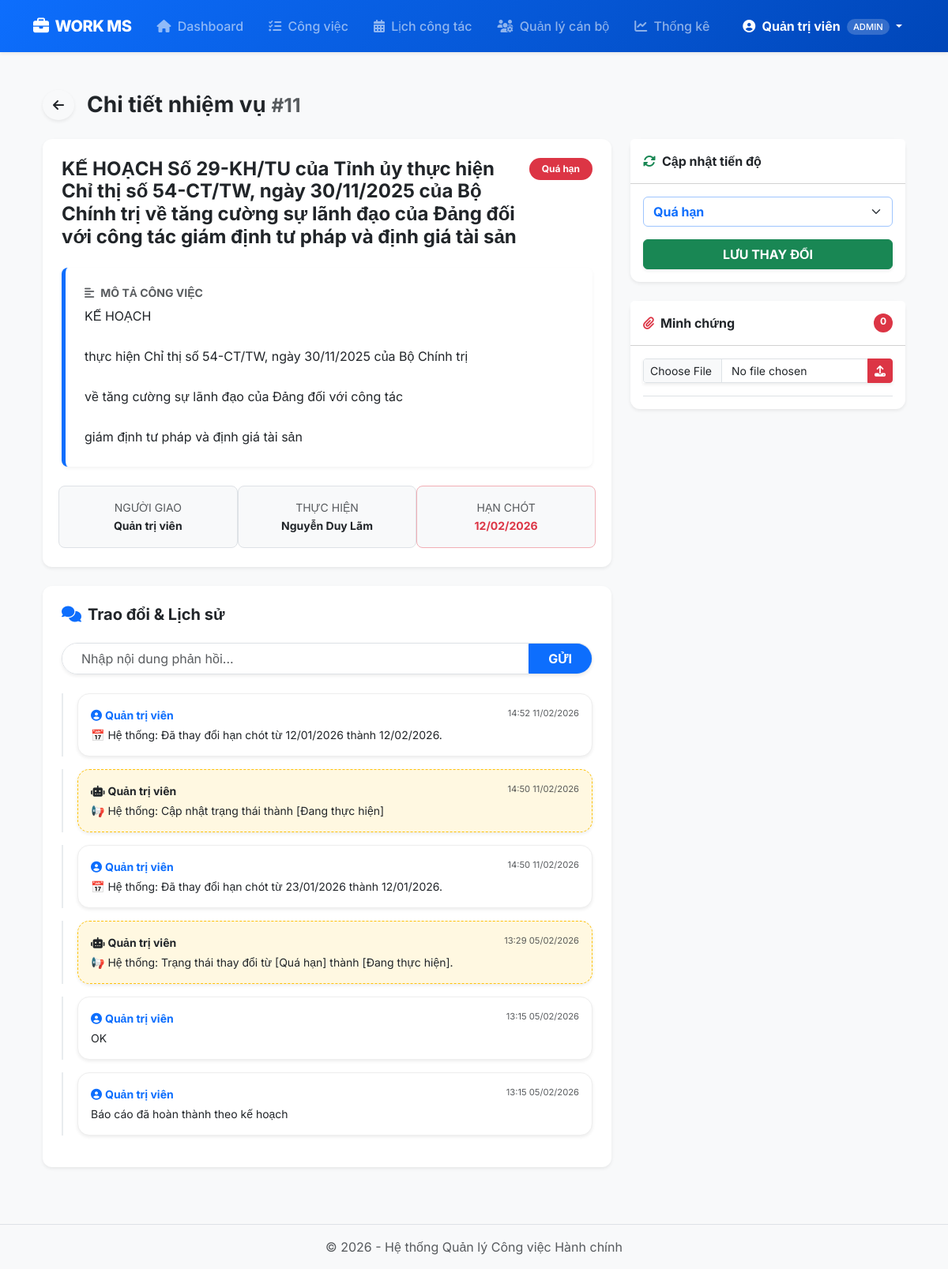
/modules/tasks/detail.php?id=11 (signed in), run on the app's committed database.
### tables this page shows
CREATE TABLE `cong_viec` (
  `id` int(11) NOT NULL,
  `ten_cong_viec` varchar(255) NOT NULL,
  `mo_ta` text DEFAULT NULL,
  `nguoi_giao_id` int(11) DEFAULT NULL,
  `nguoi_thuc_hien_id` int(11) DEFAULT NULL,
  `ngay_nhan` date DEFAULT NULL,
  `han_hoan_thanh` date DEFAULT NULL,
  `ngay_hoan_thanh_thuc_te` date DEFAULT NULL,
  `trang_thai` enum('Chưa thực hiện','Đang thực hiện','Đã hoàn thành','Quá hạn') DEFAULT 'Chưa thực hiện',
  `san_pham_mo_ta` text DEFAULT NULL,
  `created_at` timestamp NOT NULL DEFAULT current_timestamp(),
  `updated_at` timestamp NOT NULL DEFAULT current_timestamp() ON UPDATE current_timestamp()
);

CREATE TABLE `users` (
  `id` int(11) NOT NULL,
  `username` varchar(50) NOT NULL,
  `password` varchar(255) NOT NULL,
  `ho_ten` varchar(100) NOT NULL,
  `role` enum('admin','nguoi_giao_viec','nguoi_thuc_hien') DEFAULT 'nguoi_thuc_hien',
  `created_at` timestamp NOT NULL DEFAULT current_timestamp()
);

CREATE TABLE `binh_luan` (
  `id` int(11) NOT NULL,
  `cong_viec_id` int(11) NOT NULL,
  `user_id` int(11) NOT NULL,
  `noi_dung` text NOT NULL,
  `created_at` timestamp NOT NULL DEFAULT current_timestamp()
);

### modules/tasks/detail.php (the view, shortened to what this page needs)
<?php
require_once '../../config/database.php';
$id = (int)$_GET['id'];
$sql = "SELECT cv.*, u1.ho_ten as nguoi_giao, u2.ho_ten as nguoi_lam
        FROM cong_viec cv
        JOIN users u1 ON cv.nguoi_giao_id = u1.id
        JOIN users u2 ON cv.nguoi_thuc_hien_id = u2.id
        WHERE cv.id = $id";
$res = mysqli_query($conn, $sql);
$task = mysqli_fetch_assoc($res);
include '../../includes/header.php';
?>
<div class="container py-4">
    <div class="d-flex align-items-center mb-4">
        <a href="list.php" class="btn btn-white shadow-sm rounded-circle me-3"><i class="fa fa-arrow-left"></i></a>
        <h3 class="fw-bold mb-0">Chi tiết nhiệm vụ <span class="text-muted small">#<?= $id ?></span></h3>
    </div>
    <div class="row g-4">
        <div class="col-lg-8">
            <div class="card shadow-sm mb-4">
                <div class="card-body p-4">
                    <div class="d-flex justify-content-between mb-3">
                        <h4 class="fw-bold text-dark"><?= htmlspecialchars($task['ten_cong_viec']) ?></h4>
                        <?php
                        $badge = "bg-secondary";
                        if ($task['trang_thai'] == 'Quá hạn') $badge = "bg-danger";
                        ?>
                        <span class="badge <?= $badge ?> rounded-pill px-3 py-2 h-100"><?= $task['trang_thai'] ?></span>
                    </div>
                    <div class="task-desc mb-4">
                        <h6 class="text-muted fw-bold small text-uppercase mb-2"><i class="fa fa-align-left me-2"></i>Mô tả công việc</h6>
                        <div class="text-dark" style="white-space: pre-wrap; line-height: 1.6;"><?= nl2br(htmlspecialchars($task['mo_ta'])) ?: '<i>Không có mô tả chi tiết.</i>' ?></div>
                    </div>
                    <div class="row g-2 text-center">
                        <div class="col-4 p-3 border rounded-3 bg-light">
                            <small class="text-muted d-block small">NGƯỜI GIAO</small>
                            <span class="fw-bold small"><?= $task['nguoi_giao'] ?></span>
                        </div>
                        <div class="col-4 p-3 border rounded-3 bg-light">
                            <small class="text-muted d-block small">THỰC HIỆN</small>
                            <span class="fw-bold small"><?= $task['nguoi_lam'] ?></span>
                        </div>
                        <div class="col-4 p-3 border rounded-3 bg-light border-danger-subtle">
                            <small class="text-muted d-block small">HẠN CHÓT</small>
                            <span class="text-danger fw-bold small"><?= date('d/m/Y', strtotime($task['han_hoan_thanh'])) ?></span>
                        </div>
                    </div>
                </div>
            </div>
            <div class="card shadow-sm">
                <div class="card-body p-4">
                    <h5 class="fw-bold mb-4"><i class="fa fa-comments me-2 text-primary"></i>Trao đổi & Lịch sử</h5>
                    <form id="commentForm" class="mb-4 shadow-sm rounded-pill overflow-hidden border">
                        <div class="input-group">
                            <input type="text" name="noi_dung" id="commentInput" class="form-control border-0 px-4" placeholder="Nhập nội dung phản hồi..." required>
                            <button type="submit" class="btn btn-primary px-4 fw-bold">GỬI</button>
                        </div>
                    </form>
                    <div id="commentContainer">
                        <?php
                        $sql_cm = "SELECT bl.*, u.ho_ten FROM binh_luan bl
                                   JOIN users u ON bl.user_id = u.id
                                   WHERE bl.cong_viec_id = $id ORDER BY bl.created_at DESC";
                        $res_cm = mysqli_query($conn, $sql_cm);
                        while ($cm = mysqli_fetch_assoc($res_cm)):
                            $is_sys = (strpos($cm['noi_dung'], '📢 Hệ thống') !== false);
                        ?>
                            <div class="comment-item mb-3">
                                <div class="p-3 shadow-sm comment-bubble <?= $is_sys ? 'system-log' : '' ?>">
                                    <div class="d-flex justify-content-between mb-1">
                                        <span class="fw-bold small <?= $is_sys ? 'text-dark' : 'text-primary' ?>">
                                            <i class="fa <?= $is_sys ? 'fa-robot' : 'fa-user-circle' ?> me-1"></i><?= htmlspecialchars($cm['ho_ten']) ?>
                                        </span>
                                        <small class="text-muted" style="font-size: 0.7rem;"><?= date('H:i d/m/Y', strtotime($cm['created_at'])) ?></small>
                                    </div>
                                    <div class="small text-dark"><?= nl2br(htmlspecialchars($cm['noi_dung'])) ?></div>
                                </div>
                            </div>
                        <?php endwhile; ?>
                    </div>
                </div>
            </div>
        </div>
        <div class="col-lg-4">
            <div class="card shadow-sm mb-4">
                <div class="card-header bg-white py-3 fw-bold"><i class="fa fa-sync-alt me-2 text-success"></i>Cập nhật tiến độ</div>
                <div class="card-body">
                    <form method="POST" id="statusForm">
                        <select name="trang_thai" class="form-select mb-3 fw-bold border-primary-subtle text-primary">
                            <?php
                            foreach (["Chưa thực hiện", "Đang thực hiện", "Đã hoàn thành", "Quá hạn"] as $st) {
                                $sel = ($task['trang_thai'] == $st) ? "selected" : "";
                                echo "<option value='$st' $sel>$st</option>";
                            }
                            ?>
                        </select>
                        <button type="submit" name="update_status" id="btnStatus" class="btn btn-success w-100 fw-bold shadow-sm">LƯU THAY ĐỔI</button>
                    </form>
                </div>
            </div>
            <div class="card shadow-sm">
                <div class="card-header bg-white py-3 d-flex justify-content-between">
                    <span class="fw-bold"><i class="fa fa-paperclip me-2 text-danger"></i>Minh chứng</span>
                    <span class="badge bg-danger rounded-pill"><?= mysqli_num_rows(mysqli_query($conn, "SELECT id FROM file_uploads WHERE cong_viec_id = $id")) ?></span>
                </div>
                <div class="card-body">
                    <form method="POST" enctype="multipart/form-data" class="mb-3">
                        <div class="input-group input-group-sm shadow-sm">
                            <input type="file" name="file_san_pham" class="form-control" required>
                            <button class="btn btn-danger" type="submit" name="upload_file"><i class="fa fa-upload"></i></button>
                        </div>
                    </form>
                    <div class="list-group list-group-flush border-top">
                    </div>
                </div>
            </div>
        </div>
    </div>
</div>
<?php include '../../includes/footer.php'; ?>

### includes/header.php (style rules this page uses)
:root { --primary-color: #0d6efd; --header-height: 60px; }
body { font-family: 'Inter', sans-serif; background-color: #f4f7f6; }
.card { border: none; box-shadow: 0 0.125rem 0.25rem rgba(0, 0, 0, 0.075); border-radius: 12px; transition: transform 0.2s ease; }

### modules/tasks/detail.php (style rules this page uses)
body { background-color: #f8f9fa; }
.card { border-radius: 12px; border: none; }
.task-desc { background: #fff; border-left: 5px solid #0d6efd; padding: 1.5rem; border-radius: 8px; box-shadow: 0 2px 4px rgba(0, 0, 0, 0.05); }
.comment-item { position: relative; padding-left: 20px; transition: all 0.3s; }
.comment-item::before { content: ""; position: absolute; left: 0; top: 0; bottom: 0; width: 2px; background: #e9ecef; }
.system-log { background-color: #fff8e1 !important; border: 1px dashed #ffc107 !important; }
.comment-bubble { border-radius: 15px; border: 1px solid #eee; background: #fff; }

### data on the page
cong_viec: ten_cong_viec "KẾ HOẠCH Số 29-KH/TU của Tỉnh ủy thực hiện Chỉ thị số 54-CT/TW, ngày 30/11/2025 của Bộ Chính trị về tăng cường sự lãnh đạo của Đảng đối với công tác giám định tư pháp và định giá tài sản", trang_thai "Quá hạn", mo_ta "KẾ HOẠCH thực hiện Chỉ thị số 54-CT/TW, ngày 30/11/2025 của Bộ Chính trị về tăng cường sự lãnh đạo của Đảng đối với công tác giám định tư pháp và định giá tài sản", nguoi_giao.ho_ten "Quản trị viên", nguoi_thuc_hien.ho_ten "Nguyễn Duy Lãm", han_hoan_thanh "12/02/2026"
binh_luan: user.ho_ten "Quản trị viên", created_at "14:52 11/02/2026", noi_dung "📅 Hệ thống: Đã thay đổi hạn chót từ 12/01/2026 thành 12/02/2026."
binh_luan: user.ho_ten "Quản trị viên", created_at "14:50 11/02/2026", noi_dung "📢 Hệ thống: Cập nhật trạng thái thành [Đang thực hiện]"
binh_luan: user.ho_ten "Quản trị viên", created_at "14:50 11/02/2026", noi_dung "📅 Hệ thống: Đã thay đổi hạn chót từ 23/01/2026 thành 12/01/2026."
binh_luan: user.ho_ten "Quản trị viên", created_at "13:29 05/02/2026", noi_dung "📢 Hệ thống: Trạng thái thay đổi từ [Quá hạn] thành [Đang thực hiện]."
binh_luan: user.ho_ten "Quản trị viên", created_at "13:15 05/02/2026", noi_dung "OK"
binh_luan: user.ho_ten "Quản trị viên", created_at "13:15 05/02/2026", noi_dung "Báo cáo đã hoàn thành theo kế hoạch"

### other printed values
$_SESSION['ho_ten'] "Quản trị viên"
$_SESSION['role'] "ADMIN"
$id "11"
form field trang_thai "Quá hạn"
